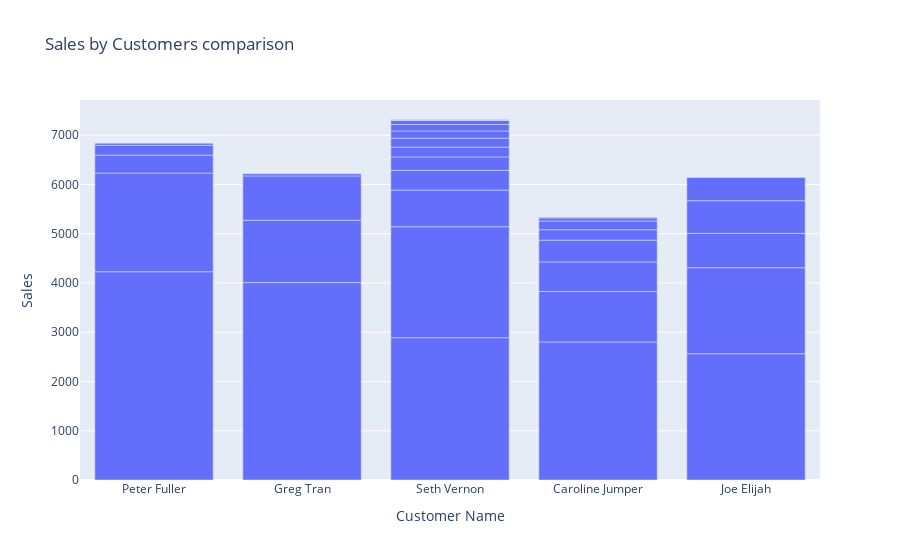
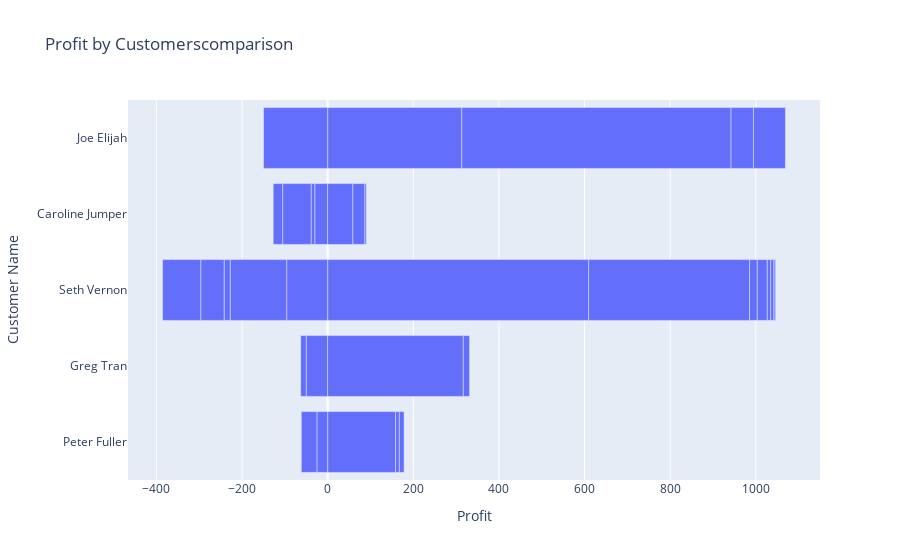
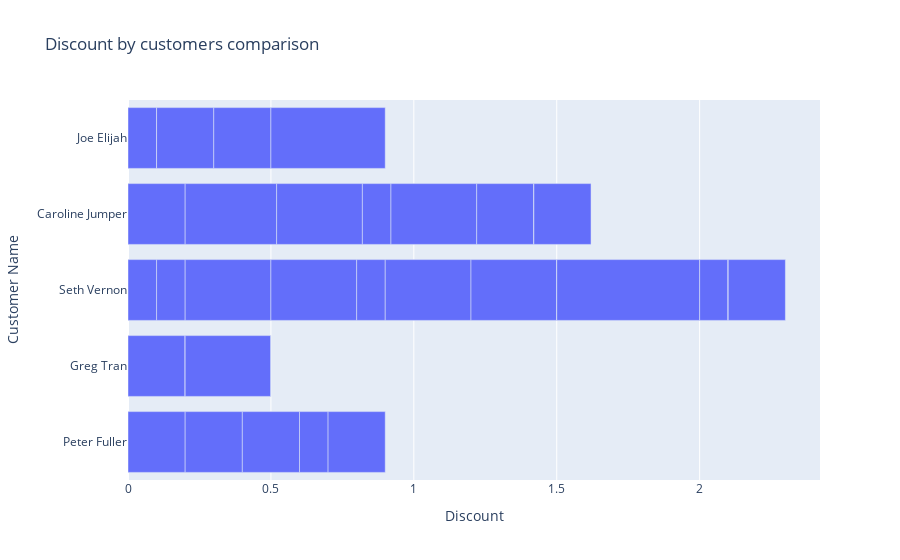

Here is the notebook cell these charts were saved with, in order:
### Code cell
chosen_cols3 = ['Sales',
                # 'Profit',
                # 'Discount'
                ]

customer_totals = df.groupby("Customer Name")[chosen_cols3].sum()

top_customers = pd.DataFrame(customer_totals.sort_values(by ='Sales',ascending=False).head(5))

top_data = df[df["Customer Name"].isin(top_customers.index)].sort_values(by='Sales', ascending=False)

fig1 = px.bar(top_data, y='Sales', x='Customer Name', title= 'Sales by Customers comparison')
fig2= px.bar(top_data, 'Profit', 'Customer Name', title='Profit by Customerscomparison')
fig3= px.bar(top_data,  'Discount', 'Customer Name', title='Discount by customers comparison')


fig1.show()
fig2.show()
fig3.show()

### Figure 1 — Plotly figure (JSON) as saved in the notebook; plotly's stock layout.template omitted (floating-point values rounded to 4 significant figures)
{"data": [{"hovertemplate": "Customer Name=%{x}<br>Sales=%{y}<extra></extra>", "legendgroup": "", "marker": {"color": "#636efa", "pattern": {"shape": ""}}, "name": "", "orientation": "v", "showlegend": false, "textposition": "auto", "type": "bar", "x": ["Peter Fuller", "Greg Tran", "Seth Vernon", "Caroline Jumper", "Joe Elijah", "Seth Vernon", "Peter Fuller", "Joe Elijah", "Greg Tran", "Caroline Jumper", "Greg Tran", "Seth Vernon", "Joe Elijah", "Joe Elijah", "Caroline Jumper", "Joe Elijah", "Caroline Jumper", "Seth Vernon", "Peter Fuller", "Seth Vernon", "Caroline Jumper", "Peter Fuller", "Seth Vernon", "Seth Vernon", "Caroline Jumper", "Seth Vernon", "Seth Vernon", "Seth Vernon", "Caroline Jumper", "Greg Tran", "Peter Fuller", "Seth Vernon", "Caroline Jumper", "Seth Vernon", "Seth Vernon"], "xaxis": "x", "y": [4229.0, 4008.0, 2888.0, 2804.0, 2563.0, 2254.0, 2004.0, 1747.0, 1268.0, 1023.0, 899.4, 744.1, 698.4, 662.9, 600.6, 472.5, 442.8, 401.6, 364.7, 272.6, 211.2, 199.8, 198.7, 182.0, 176.8, 145.7, 131.0, 80.99, 63.68, 44.46, 40.26, 15.4, 11.65, 9.94, 5.352], "yaxis": "y"}], "layout": {"barmode": "relative", "legend": {"tracegroupgap": 0}, "title": {"text": "Sales by Customers comparison"}, "xaxis": {"anchor": "y", "domain": [0, 1], "title": {"text": "Customer Name"}}, "yaxis": {"anchor": "x", "domain": [0, 1], "title": {"text": "Sales"}}}}

### Figure 2 — Plotly figure (JSON) as saved in the notebook; plotly's stock layout.template omitted (floating-point values rounded to 4 significant figures)
{"data": [{"hovertemplate": "Profit=%{x}<br>Customer Name=%{y}<extra></extra>", "legendgroup": "", "marker": {"color": "#636efa", "pattern": {"shape": ""}}, "name": "", "orientation": "h", "showlegend": false, "textposition": "auto", "type": "bar", "x": [158.6, -50.1, 609.7, 0.0, 313.3, 375.7, -25.05, 629.0, 316.9, -30.1, -12.85, -95.67, 52.38, 74.57, -8.579, -149.6, 59.04, -132.0, -36.47, 18.18, -66.39, 8.878, -14.2, -54.6, -22.1, 23.32, -89.07, 8.099, 28.02, 14.67, 11.07, 7.392, 3.349, 3.081, 1.606], "xaxis": "x", "y": ["Peter Fuller", "Greg Tran", "Seth Vernon", "Caroline Jumper", "Joe Elijah", "Seth Vernon", "Peter Fuller", "Joe Elijah", "Greg Tran", "Caroline Jumper", "Greg Tran", "Seth Vernon", "Joe Elijah", "Joe Elijah", "Caroline Jumper", "Joe Elijah", "Caroline Jumper", "Seth Vernon", "Peter Fuller", "Seth Vernon", "Caroline Jumper", "Peter Fuller", "Seth Vernon", "Seth Vernon", "Caroline Jumper", "Seth Vernon", "Seth Vernon", "Seth Vernon", "Caroline Jumper", "Greg Tran", "Peter Fuller", "Seth Vernon", "Caroline Jumper", "Seth Vernon", "Seth Vernon"], "yaxis": "y"}], "layout": {"barmode": "relative", "legend": {"tracegroupgap": 0}, "title": {"text": "Profit by Customerscomparison"}, "xaxis": {"anchor": "y", "domain": [0, 1], "title": {"text": "Profit"}}, "yaxis": {"anchor": "x", "domain": [0, 1], "title": {"text": "Customer Name"}}}}

### Figure 3 — Plotly figure (JSON) as saved in the notebook; plotly's stock layout.template omitted (floating-point values rounded to 4 significant figures)
{"data": [{"hovertemplate": "Discount=%{x}<br>Customer Name=%{y}<extra></extra>", "legendgroup": "", "marker": {"color": "#636efa", "pattern": {"shape": ""}}, "name": "", "orientation": "h", "showlegend": false, "textposition": "auto", "type": "bar", "x": [0.2, 0.2, 0.1, 0.2, 0.1, 0.1, 0.2, 0.0, 0.0, 0.32, 0.3, 0.3, 0.2, 0.2, 0.3, 0.4, 0.1, 0.3, 0.2, 0.1, 0.3, 0.1, 0.3, 0.3, 0.2, 0.0, 0.5, 0.1, 0.0, 0.0, 0.2, 0.0, 0.2, 0.0, 0.2], "xaxis": "x", "y": ["Peter Fuller", "Greg Tran", "Seth Vernon", "Caroline Jumper", "Joe Elijah", "Seth Vernon", "Peter Fuller", "Joe Elijah", "Greg Tran", "Caroline Jumper", "Greg Tran", "Seth Vernon", "Joe Elijah", "Joe Elijah", "Caroline Jumper", "Joe Elijah", "Caroline Jumper", "Seth Vernon", "Peter Fuller", "Seth Vernon", "Caroline Jumper", "Peter Fuller", "Seth Vernon", "Seth Vernon", "Caroline Jumper", "Seth Vernon", "Seth Vernon", "Seth Vernon", "Caroline Jumper", "Greg Tran", "Peter Fuller", "Seth Vernon", "Caroline Jumper", "Seth Vernon", "Seth Vernon"], "yaxis": "y"}], "layout": {"barmode": "relative", "legend": {"tracegroupgap": 0}, "title": {"text": "Discount by customers comparison"}, "xaxis": {"anchor": "y", "domain": [0, 1], "title": {"text": "Discount"}}, "yaxis": {"anchor": "x", "domain": [0, 1], "title": {"text": "Customer Name"}}}}
